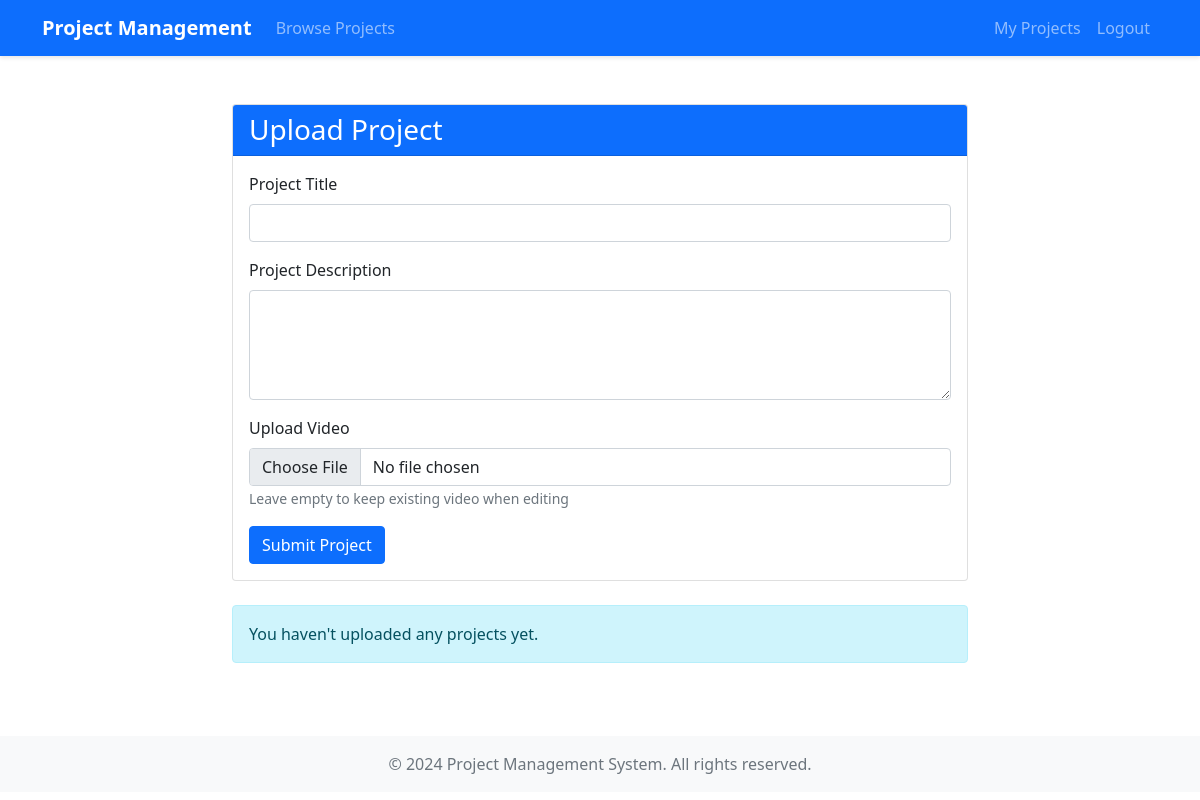
The app's page /dashboard/ (signed in), older data.
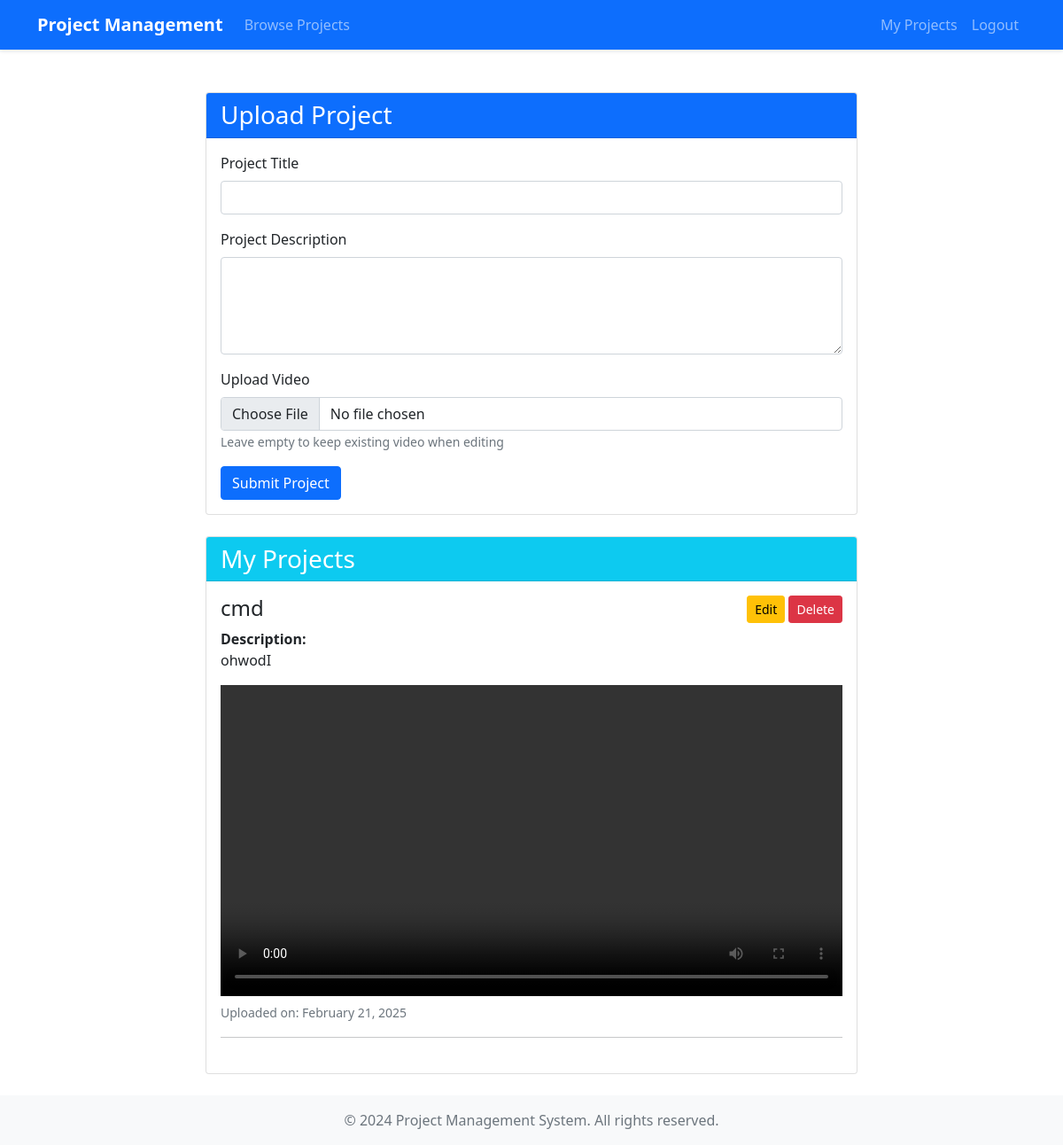
The same page, newer data.
### core/models.py (models this page shows, shortened)
class Project(models.Model):
    title = models.CharField(max_length=255)
    student = models.ForeignKey(Student, on_delete=models.CASCADE, related_name='projects')
    description = models.TextField()
    video = models.FileField(upload_to='project_videos/')
    created_at = models.DateTimeField(auto_now_add=True)
    updated_at = models.DateTimeField(auto_now=True)

### core/views.py (the view)
# urls.py: path('dashboard/', views.dashboard, name='dashboard'),
@login_required
def dashboard(request):
    if hasattr(request.user, 'faculty'):
        return faculty_dashboard(request)
    elif hasattr(request.user, 'student'):
        return student_dashboard(request)
    else:
        messages.error(request, "Account type not recognized.")
        return redirect('home')

### core/views.py (called while the page is built, shortened)
@login_required
def student_dashboard(request):
    if not hasattr(request.user, 'student'):
        messages.error(request, "You don't have student permissions.")
        return redirect('home')
    student = request.user.student
    projects = Project.objects.filter(student=student).order_by('-created_at')
    return render(request, 'core/student_dashboard.html', {
        'projects': projects
    })

### templates/core/student_dashboard.html (shortened to what this page needs)
{% extends 'core/base.html' %}
{% load crispy_forms_tags %}
{% block content %}
<div class="container mt-4">
    <div class="row">
        <div class="col-md-8 mx-auto">
            <div class="card">
                <div class="card-header bg-primary text-white">
                    <h3 class="mb-0">Upload Project</h3>
                </div>
                <div class="card-body">
                    <form method="post" enctype="multipart/form-data" id="projectForm">
                        <div class="mb-3">
                            <label for="title" class="form-label">Project Title</label>
                            <input type="text" class="form-control" id="title" name="title" required>
                        </div>
                        <div class="mb-3">
                            <label for="description" class="form-label">Project Description</label>
                            <textarea class="form-control" id="description" name="description" rows="4" required></textarea>
                        </div>
                        <div class="mb-3">
                            <label for="video" class="form-label">Upload Video</label>
                            <input type="file" class="form-control" id="video" name="video" accept="video/*">
                            <small class="text-muted">Leave empty to keep existing video when editing</small>
                        </div>
                        <button type="submit" class="btn btn-primary" id="submitBtn">Submit Project</button>
                    </form>
                </div>
            </div>
            {% if projects %}
            <div class="card mt-4">
                <div class="card-header bg-info text-white">
                    <h3 class="mb-0">My Projects</h3>
                </div>
                <div class="card-body">
                    {% for project in projects %}
                    <div class="project-item mb-4">
                        <div class="d-flex justify-content-between align-items-start">
                            <h4>{{ project.title }}</h4>
                            <div>
                                <button class="btn btn-sm btn-warning" onclick="editProject({{ project.id }}, '{{ project.title|escapejs }}', '{{ project.description|escapejs }}')">Edit</button>
                                <button class="btn btn-sm btn-danger" onclick="deleteProject({{ project.id }})">Delete</button>
                            </div>
                        </div>
                        <div class="description mb-3">
                            <strong>Description:</strong>
                            <p>{{ project.description }}</p>
                        </div>
                        {% if project.video %}
                        <div class="video-container">
                            <video width="100%" controls>
                                <source src="{{ project.video.url }}" type="video/mp4">
                            </video>
                        </div>
                        {% endif %}
                        <small class="text-muted">Uploaded on: {{ project.created_at|date:"F d, Y" }}</small>
                        <hr>
                    </div>
                    {% endfor %}
                </div>
            </div>
            {% else %}
            <div class="alert alert-info mt-4" role="alert">
                You haven't uploaded any projects yet.
            </div>
            {% endif %}
        </div>
    </div>
</div>
{% endblock %}

Row changes from the older to the newer data that the page shows:
added Project: title "cmd", description "ohwodI", created_at "February 21, 2025"
Text that changed along with them:
text no longer shown: "You haven't uploaded any projects yet."
text now shown: "My Projects"
